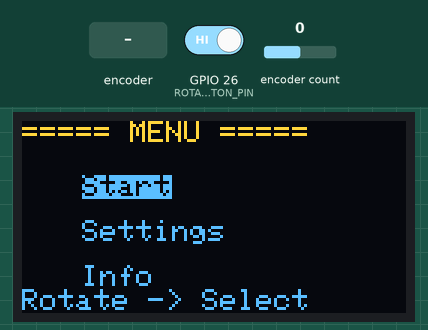
The sketch below on a simulated ESP32. Parts: 128×64 one-colour display. The test bench sets the inputs (shaded band); at power-on: encoder count 0, GPIO 26 (ROTARY_ENCODER_BUTTON_PIN) HIGH. The OLED is the two-colour kind (top 16 rows yellow); what the sketch prints to the serial monitor is not drawn.

Above: at 1.2 s.
1.3 s: encoder count set to 1
At 2.0 s:
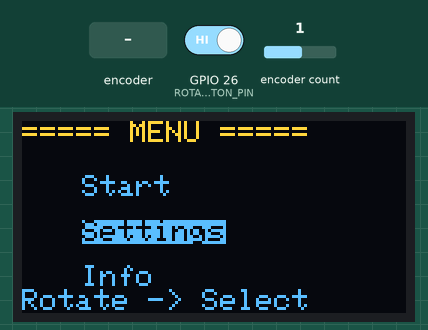
2.8 s: rotary encoder on GPIO 26 (ROTARY_ENCODER_BUTTON_PIN) / GPIO 25 (ROTARY_ENCODER_B_PIN) turned 1 step (first pin leading)
At 3.04 s:
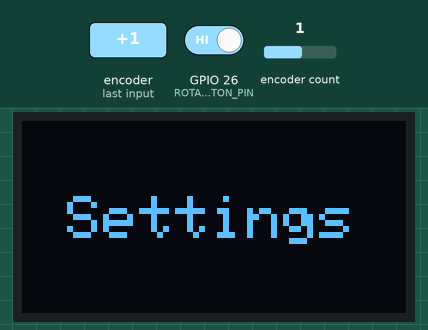
4.7 s: encoder count set to 2
At 5.8 s:
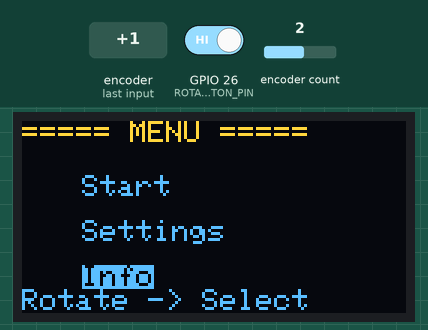
6.2 s: rotary encoder on GPIO 26 (ROTARY_ENCODER_BUTTON_PIN) / GPIO 25 (ROTARY_ENCODER_B_PIN) turned 1 step (first pin leading)
At 6.44 s:
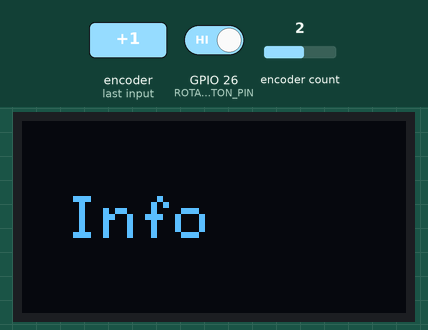
8.1 s: encoder count set to 3
At 9.3 s:
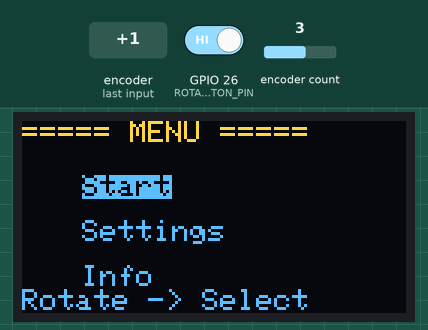
9.6 s: rotary encoder on GPIO 26 (ROTARY_ENCODER_BUTTON_PIN) / GPIO 25 (ROTARY_ENCODER_B_PIN) turned 1 step (first pin leading)
At 9.84 s:
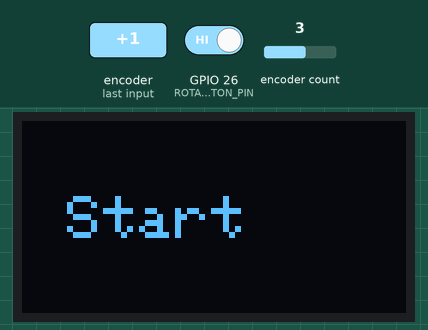
Timing chart, 0 to 12.5 s (numbered marks = the images above; inputs shaded):
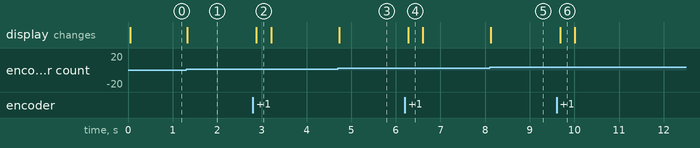

Measured:
- after the input at 1.3 s, the display: changes at once (image 1)
- after the input at 2.8 s, the display: changes after 0.08 s (image 2)
- after the input at 4.7 s, the display: changes at once (image 3)
- after the input at 6.2 s, the display: changes after 0.08 s (image 4)
- after the input at 8.1 s, the display: changes at once (image 5)
- after the input at 9.6 s, the display: changes after 0.08 s (image 6)

The sketch:

test_display.ino
```cpp
#include <Wire.h>
#include <Adafruit_GFX.h>
#include <Adafruit_SSD1306.h>
#include "AiEsp32RotaryEncoder.h"

#define SCREEN_WIDTH 128
#define SCREEN_HEIGHT 64
#define OLED_RESET -1
Adafruit_SSD1306 display(SCREEN_WIDTH, SCREEN_HEIGHT, &Wire, OLED_RESET);

// Пины энкодера
#define ROTARY_ENCODER_A_PIN 27
#define ROTARY_ENCODER_B_PIN 25
#define ROTARY_ENCODER_BUTTON_PIN 26
#define ROTARY_ENCODER_VCC_PIN -1
#define ROTARY_ENCODER_STEPS 4

// Создаём объект энкодера
AiEsp32RotaryEncoder rotaryEncoder = AiEsp32RotaryEncoder(
  ROTARY_ENCODER_A_PIN,
  ROTARY_ENCODER_B_PIN,
  ROTARY_ENCODER_BUTTON_PIN,
  ROTARY_ENCODER_VCC_PIN,
  ROTARY_ENCODER_STEPS
);

// Меню
int menuItem = 0;
const char* menuItems[] = {"Start", "Settings", "Info"};
int totalItems = 3;

// Функция обработки прерывания
void IRAM_ATTR readEncoderISR() {
  rotaryEncoder.readEncoder_ISR();
}

// Функция при нажатии кнопки
void onButtonClick() {
  static unsigned long lastTimePressed = 0;
  if (millis() - lastTimePressed < 500) return;
  lastTimePressed = millis();

  Serial.print("Selected: ");
  Serial.println(menuItems[menuItem]);

  // Показываем выбор на дисплее
  display.clearDisplay();
  display.setTextSize(2);
  display.setCursor(15, 25);
  display.print(menuItems[menuItem]);
  display.display();
  delay(300);
  drawMenu();
}

void drawMenu() {
  display.clearDisplay();
  display.setTextSize(1);
  display.setTextColor(SSD1306_WHITE);
  display.setCursor(0, 0);
  display.println("===== MENU =====");

  for (int i = 0; i < totalItems; i++) {
    if (i == menuItem) {
      display.setTextColor(SSD1306_BLACK, SSD1306_WHITE);
    } else {
      display.setTextColor(SSD1306_WHITE);
    }
    display.setCursor(20, 18 + i * 15);
    display.print(menuItems[i]);
  }

  display.setTextColor(SSD1306_WHITE);
  display.setCursor(0, 56);
  display.print("Rotate -> Select");
  display.display();
}

void setup() {
  Serial.begin(115200);

  // Инициализация OLED
  Wire.begin(21, 22);
  if (!display.begin(SSD1306_SWITCHCAPVCC, 0x3C)) {
    Serial.println("OLED not found!");
    while (true);
  }

  // Инициализация энкодера
  pinMode(ROTARY_ENCODER_A_PIN, INPUT_PULLUP);
  pinMode(ROTARY_ENCODER_B_PIN, INPUT_PULLUP);
  pinMode(ROTARY_ENCODER_BUTTON_PIN, INPUT_PULLUP);

  rotaryEncoder.begin();
  rotaryEncoder.setup(readEncoderISR);
  rotaryEncoder.setBoundaries(0, totalItems - 1, true); // Зацикливание меню
  rotaryEncoder.setAcceleration(0); // Для меню ускорение не нужно
  rotaryEncoder.disableAcceleration();

  drawMenu();
}

void loop() {
  // Обработка вращения энкодера
  if (rotaryEncoder.encoderChanged()) {
    menuItem = rotaryEncoder.readEncoder();
    drawMenu();
    Serial.print("Menu item: ");
    Serial.println(menuItem);
  }

  // Обработка нажатия кнопки
  if (rotaryEncoder.isEncoderButtonClicked()) {
    onButtonClick();
  }

  delay(5);
}
```
